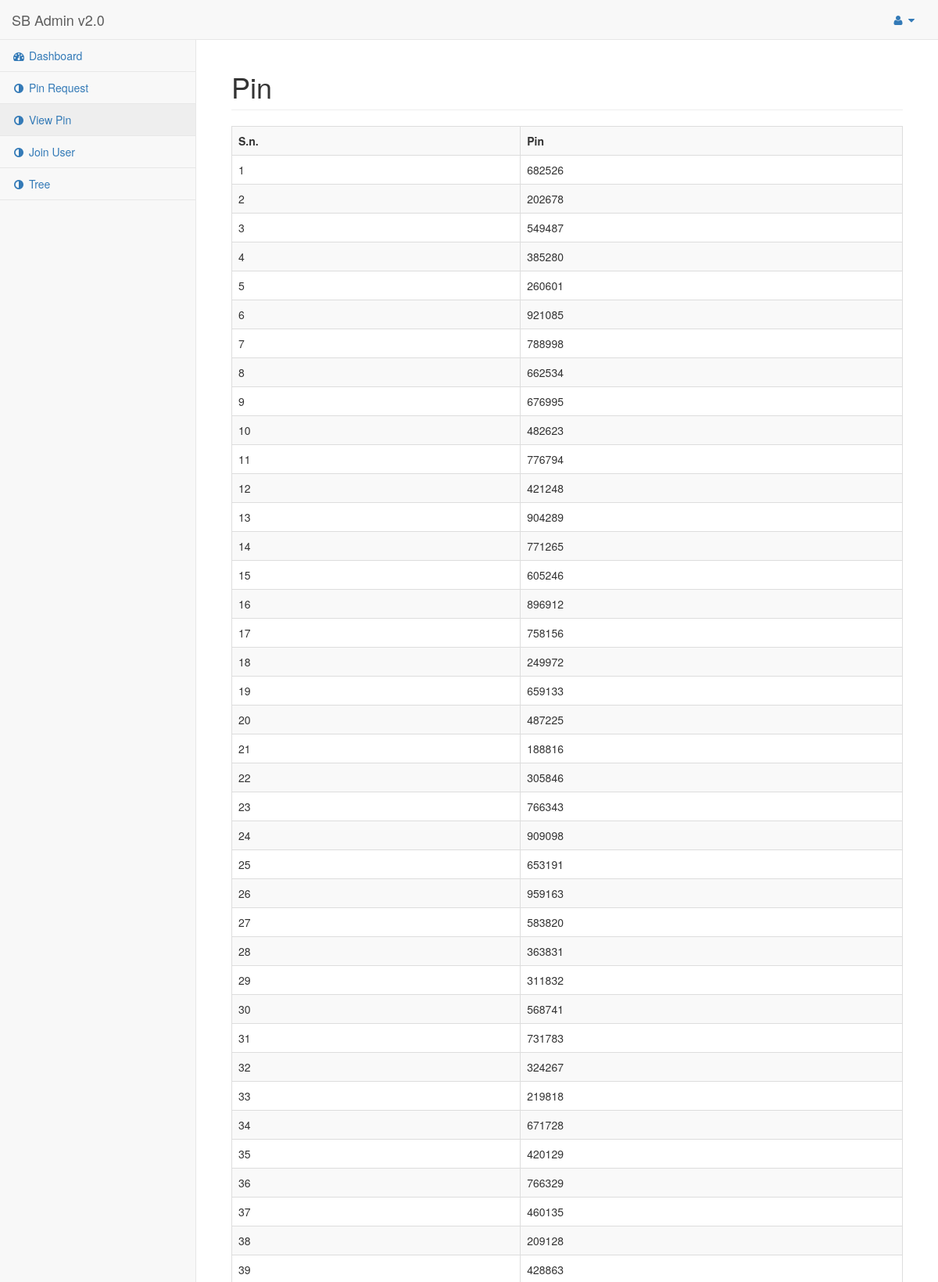
Page /web/mlm/pin.php (signed in, upper part) on the committed database.
### tables this page shows
CREATE TABLE `pin_list` (
  `id` int(11) NOT NULL,
  `userid` varchar(50) NOT NULL,
  `pin` int(11) NOT NULL,
  `status` enum('open','close') NOT NULL DEFAULT 'open'
);

### web/mlm/pin.php (the view, shortened to what this page needs)
<?php
include('php-includes/connect.php');
$userid = $_SESSION['userid'];
?>
<!DOCTYPE html>
<html lang="en">
<head>
    <link href="vendor/bootstrap/css/bootstrap.min.css" rel="stylesheet">
    <link href="vendor/metisMenu/metisMenu.min.css" rel="stylesheet">
    <link href="dist/css/sb-admin-2.css" rel="stylesheet">
    <link href="vendor/font-awesome/css/font-awesome.min.css" rel="stylesheet" type="text/css">
</head>
<body>
    <div id="wrapper">
        <?php include('php-includes/menu.php'); ?>
        <div id="page-wrapper">
            <div class="container-fluid">
                <div class="row">
                    <div class="col-lg-12">
                        <h1 class="page-header">Pin</h1>
                    </div>
                </div>
                <div class="row">
                	<div class="col-lg-12">
                    	<div class="table-responsive">
                        	<table class="table table-bordered table-striped">
                            	<tr>
                                	<th>S.n.</th>
                                    <th>Pin</th>
                                </tr>
                                <?php
									$i=1;
									$query = mysqli_query($con,"select * from pin_list where userid='$userid' and status='open'");
									if(mysqli_num_rows($query)>0){
										while($row=mysqli_fetch_array($query)){
											$pin = $row['pin'];
										?>
                                        	<tr>
                                            	<td><?php echo $i ?></td>
                                                <td><?php echo $pin ?></td>
                                            </tr>
                                        <?php
											$i++;
										}
									}
									else{
									?>
                                    	<tr>
                                        	<td colspan="2">Sorry you have no pin.</td>
                                        </tr>
                                    <?php
									}
								?>
                            </table>
                        </div>
                    </div>
                </div>
            </div>
        </div>
    </div>
</body>
</html>

### rows in the picture
pin_list: pin "682526"
pin_list: pin "202678"
pin_list: pin "549487"
pin_list: pin "385280"
pin_list: pin "260601"
pin_list: pin "921085"
pin_list: pin "788998"
pin_list: pin "662534"
pin_list: pin "676995"
pin_list: pin "482623"
pin_list: pin "776794"
pin_list: pin "421248"
pin_list: pin "904289"
pin_list: pin "771265"
pin_list: pin "605246"
pin_list: pin "896912"
pin_list: pin "758156"
pin_list: pin "249972"
pin_list: pin "659133"
pin_list: pin "487225"
pin_list: pin "188816"
pin_list: pin "305846"
pin_list: pin "766343"
pin_list: pin "909098"
pin_list: pin "653191"
pin_list: pin "959163"
pin_list: pin "583820"
pin_list: pin "363831"
pin_list: pin "311832"
pin_list: pin "568741"
pin_list: pin "731783"
pin_list: pin "324267"
pin_list: pin "219818"
pin_list: pin "671728"
pin_list: pin "420129"
pin_list: pin "766329"
pin_list: pin "460135"
pin_list: pin "209128"
pin_list: pin "428863"
